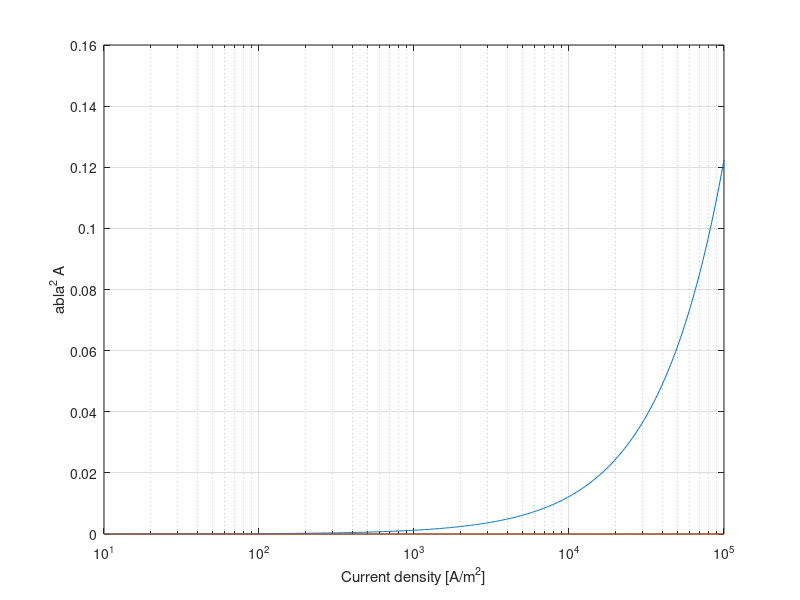

Here is the MATLAB script that generated this plot:
clear; close all;
%% Parameters
Jc0 = 2.85e10;          % [A/m^2]
Ec = 1e-4;
mu0 = 4*pi*1e-7;
Aw = 2e-6*4e-3;         % 2 um * 4 mm
%--- Material properties
alpha = 1.5; 
beta = 1;
gamma = 5.02;
B0 = 240e-3;            % [T]
kappa = 4;
n = 30;
%% Test
J = logspace(1,5,500);

nablaAl = -(mu0*1-kappa*Aw)*J;
nablaAr = Ec*sign(J).*abs((J/Jc0).^n);
figure
semilogx(J,-nablaAl)
hold on 
semilogx(J,nablaAr)
grid on 
xlabel("Current density [A/m^2]")
ylabel("\nabla^2 A")
